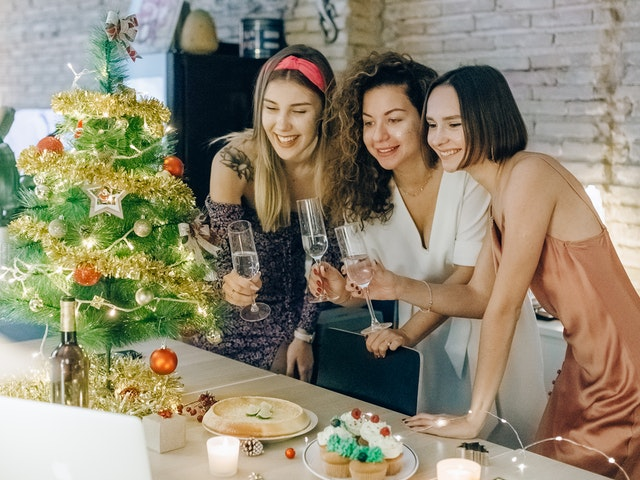
#> input picture images/women.jpg, 640 x 480 px
$ python 04-basic.py
#> lines starting #> are read from the running program, lines starting #| are printed output that depends on the picture; after the words box and inside, x2 and y2 are one past the last pixel; in counts of white or black regions, pixels touching at a corner belong together
import cv2 as cv

img = cv.imread('images/women.jpg')
#> img is the input picture: shape (480, 640, 3); mean B, G, R 114.3, 135.8, 143.8

cv.imshow('Picture', img)

# converting to grayscale image
gray = cv.cvtColor(img, cv.COLOR_BGR2GRAY)
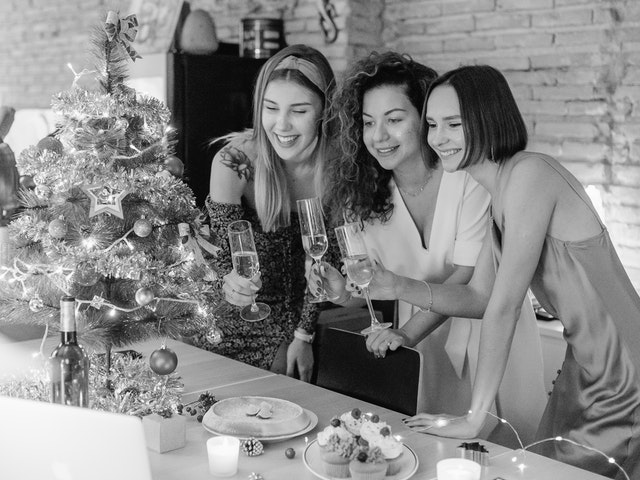
#> gray: shape (480, 640); min 0, max 255, mean 135.8
cv.imshow('Grayscaled', gray)

# blur an image
blur = cv.GaussianBlur(img, (3,3), cv.BORDER_DEFAULT)
cv.imshow('Blurred', blur)

# Edge cascade
canny = cv.Canny(img, 125, 175)
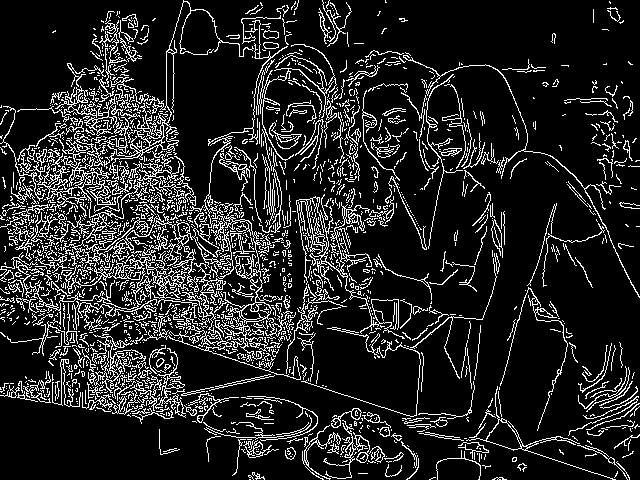
#> canny: shape (480, 640); 14.1% white in thin lines or dots
cv.imshow('Canny Edges', canny)

# Dilating the image
dilated = cv.dilate(canny, (7,7), iterations=3)
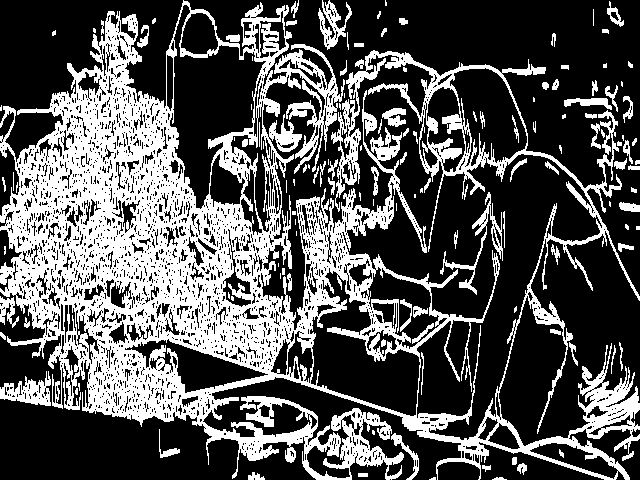
#> dilated: shape (480, 640); 33.6% white; 132 white regions (49 under 20 px), largest, box (x1, y1, x2, y2) and area: (0, 0, 640, 480) 94880, (440, 192, 503, 295) 883, (0, 371, 51, 406) 881
cv.imshow('Dilated', dilated)

# Eroding
eroded = cv.erode(dilated, (7,7), iterations=3)
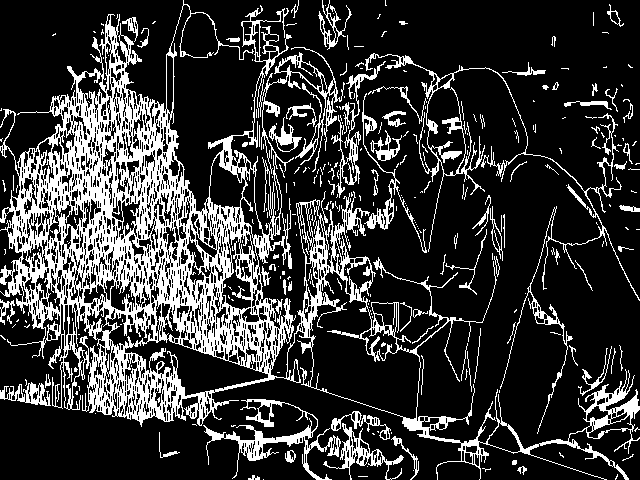
#> eroded: shape (480, 640); 21.8% white; 318 white regions (238 under 20 px), largest, box (x1, y1, x2, y2) and area: (0, 0, 640, 480) 49200, (365, 53, 640, 434) 3739, (203, 399, 341, 480) 2053
cv.imshow('Eroded', eroded)

# Resize
resized = cv.resize(img, (500,500), interpolation=cv.INTER_CUBIC)
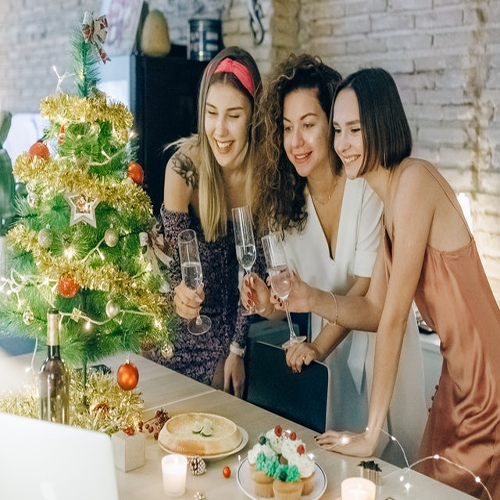
#> resized: shape (500, 500, 3); mean B, G, R 114.3, 135.8, 143.8
cv.imshow('Resized', resized)

# Crop an image
cropped = img[50:200, 200:400]
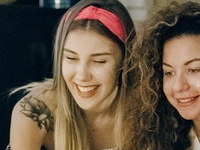
#> cropped: shape (150, 200, 3); mean B, G, R 66.5, 83.7, 99.9
cv.imshow('Cropped', cropped)

cv.waitKey(0)

$ run again, with images/boy.jpg copied over images/women.jpg
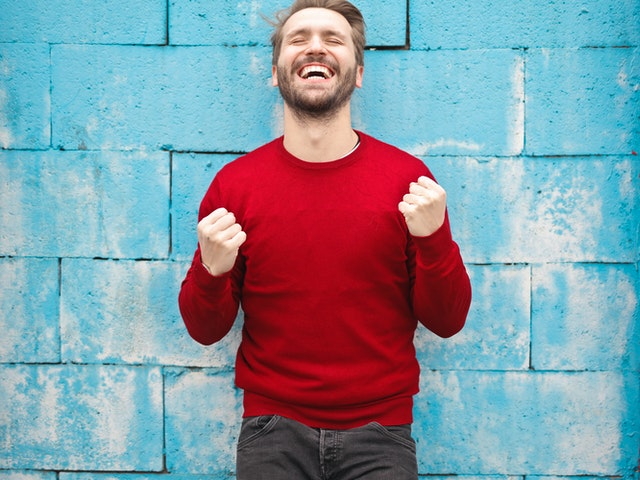
#> input picture images/boy.jpg, 640 x 480 px
#> img is the input picture: shape (480, 640, 3); mean B, G, R 164.2, 151.1, 134.8
#> `canny = cv.Canny(img, 125, 175)`:
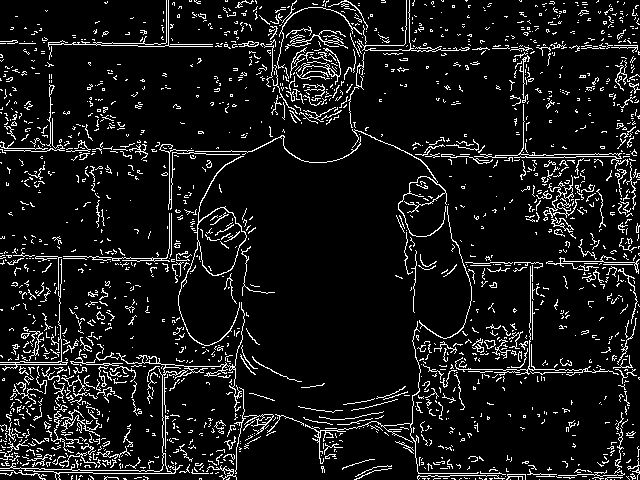
#> canny: shape (480, 640); 8.9% white in thin lines or dots
#> dilated: shape (480, 640); 23.3% white; 553 white regions (262 under 20 px), largest, box (x1, y1, x2, y2) and area: (63, 0, 637, 480) 23497, (0, 244, 304, 480) 15773, (441, 43, 640, 327) 5725
#> eroded: shape (480, 640); 13.1% white; 756 white regions (562 under 20 px), largest, box (x1, y1, x2, y2) and area: (0, 256, 304, 480) 9078, (159, 0, 472, 360) 3530, (419, 209, 637, 413) 2820
#> `cropped = img[50:200, 200:400]`:
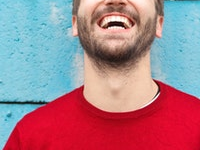
#> cropped: shape (150, 200, 3); mean B, G, R 138, 125.9, 167.5

$ run again, with images/cat.jpg copied over images/women.jpg
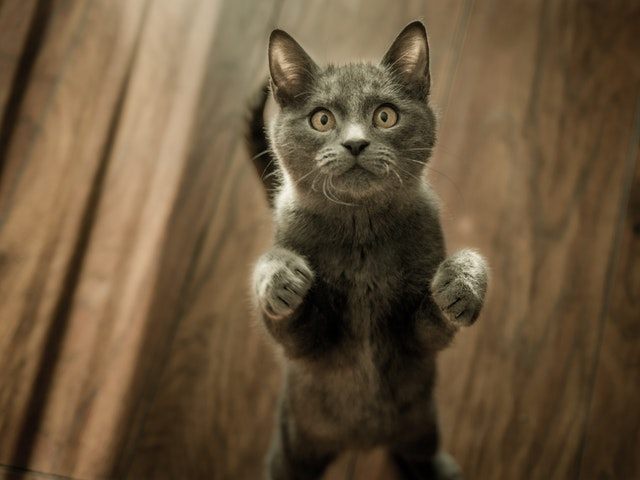
#> input picture images/cat.jpg, 640 x 480 px
#> img is the input picture: shape (480, 640, 3); mean B, G, R 58.7, 84.5, 104.4
#> `canny = cv.Canny(img, 125, 175)`:
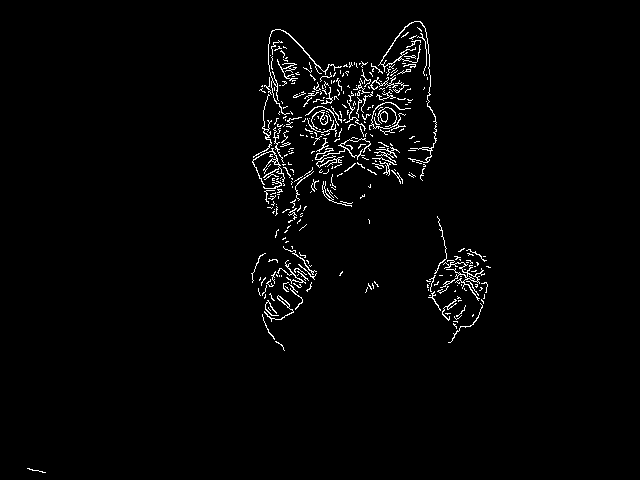
#> canny: shape (480, 640); 2% white in thin lines or dots, all inside (x1, y1, x2, y2) = (27, 21, 491, 473)
#> dilated: shape (480, 640); 5.2% white; 61 white regions (23 under 20 px), largest, box (x1, y1, x2, y2) and area: (252, 21, 437, 219) 9500, (426, 216, 488, 346) 1736, (262, 246, 317, 313) 1057
#> eroded: shape (480, 640); 3% white; 111 white regions (81 under 20 px), largest, box (x1, y1, x2, y2) and area: (302, 24, 437, 184) 3538, (252, 80, 291, 212) 975, (426, 219, 485, 314) 866
#> `cropped = img[50:200, 200:400]`:
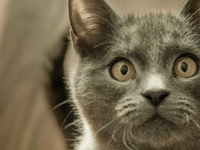
#> cropped: shape (150, 200, 3); mean B, G, R 77.8, 102.7, 114.3

$ run again, with images/cat_large.jpg copied over images/women.jpg
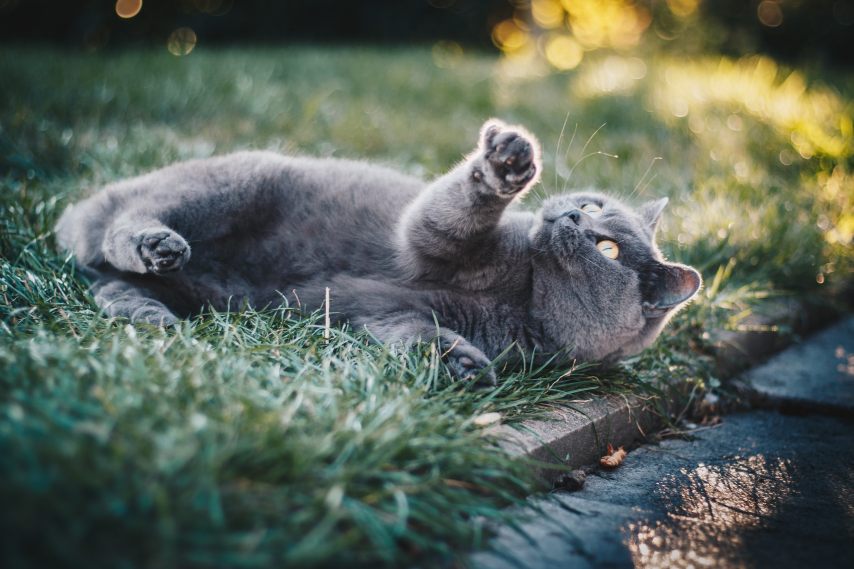
#> input picture images/cat_large.jpg, 2560 x 1707 px (shown at 1/3 size)
#> img is the input picture: shape (1707, 2560, 3); mean B, G, R 90.3, 100.9, 90.4
#> `canny = cv.Canny(img, 125, 175)`:
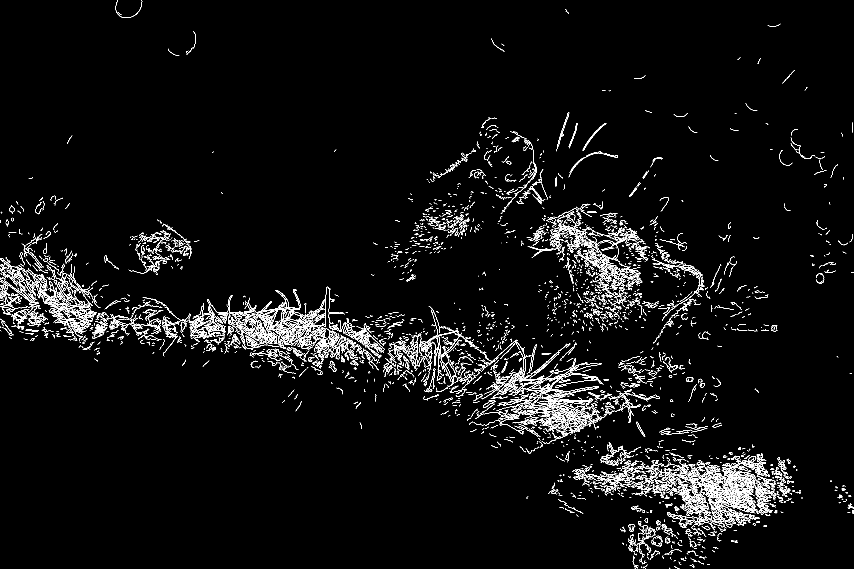
#> canny: shape (1707, 2560) (shown at 1/3 size); 2.8% white in thin lines or dots
#> dilated: shape (1707, 2560); 7.7% white; 1448 white regions (300 under 20 px), largest, box (x1, y1, x2, y2) and area: (1221, 919, 1845, 1335) 50074, (1894, 1358, 2350, 1612) 46879, (428, 860, 1155, 1109) 44511
#> eroded: shape (1707, 2560); 4.4% white; 1865 white regions (1122 under 20 px), largest, box (x1, y1, x2, y2) and area: (1901, 1363, 2330, 1610) 31485, (565, 863, 1155, 1109) 24176, (1419, 1022, 1823, 1335) 23560
#> `cropped = img[50:200, 200:400]`:
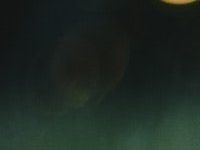
#> cropped: shape (150, 200, 3); mean B, G, R 34, 40.1, 29.2
